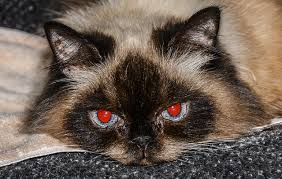
%> input picture ojos5.jpg, 282 x 179 px
$ octave coloreyechanger.m   (GNU Octave 9; MATLAB toolbox functions it lacks are replaced by stand-ins)
%> lines starting %> are read from the running program, lines starting %| are printed output that depends on the picture; in (x1, y1, x2, y2) boxes, pixels count from 0 and x2, y2 are one past the last pixel; in counts of white or black regions, pixels touching at a corner belong together; the program's own positions count from 1
img=imread('ojos5.jpg');
%> img is the input picture: size 179x282x3 uint8; mean R, G, B 106.5, 92.1, 81.3
figure(); imshow(img);
%Imagen a LAB para separar color
imLAB=rgb2lab(img);
%> imLAB: size 179x282x3 double; mean of channels 1, 2, 3 39.1, 4.1, 8.2
L=imLAB(:,:,1);
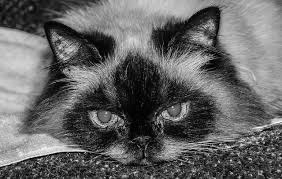
%> L: size 179x282 double; min 0, max 98.87, mean 39.1; drawn with min black and max white
A=imLAB(:,:,2);
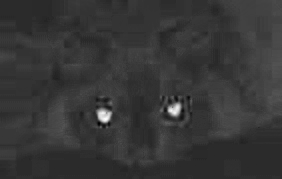
%> A: size 179x282 double; min -13.25, max 67.13, mean 4.1; drawn with min black and max white
B=imLAB(:,:,3);
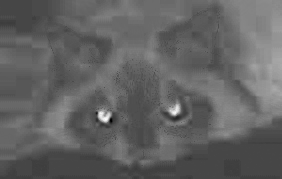
%> B: size 179x282 double; min -24.89, max 60.55, mean 8.2; drawn with min black and max white

color=0;
%Seleccionar el color a separar
if color==0
    prompt = 'Que tipo de rango quieres ';
    color = input(prompt);
%> the answer given: 3
end

switch color
    %muestra = figurascool.png
    case 1
        Lmin = 0 ; Lmax=100;
        Amin = -20 ; Amax=20;
        Bmin = 70 ; Bmax=100;
    %ojos.jpg
    case 2
        Lmin = 0 ; Lmax=100;
        Amin = 40 ; Amax=60;
        Bmin = -0.1 ; Bmax=0.1;
   %ojos2.jpg
    case 3
        Lmin = 0 ; Lmax=100;
        Amin = 40 ; Amax=60;
Bmin = -0.1 ; Bmax=0.1;
%ojos3.jpg
case 4
Lmin = 0 ; Lmax=100;
Amin = 40 ; Amax=60;
Bmin = -0.1 ; Bmax=0.1;
%ojos4.jpg
case 5
Lmin = 0 ; Lmax=100;
Amin = 40 ; Amax=60;
Bmin = -0.1 ; Bmax=0.1;
end

%Separacion de color con los rangos ya establecidos
mask=((L>=Lmin)&(L<=Lmax));
%> mask: size 179x282 logical; every value is 1
maskSV=((A>=Amin)&(A<=Amax))|((B>=Bmin)&(B<=Bmax))& mask;
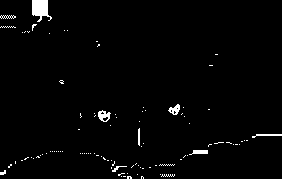
%> maskSV: size 179x282 logical; 1.9% white; 100 white regions (90 under 20 px), largest, box (x1, y1, x2, y2) and area: (32, 0, 52, 22) 281, (98, 110, 111, 122) 91, (168, 104, 180, 115) 73
maskSV2=((A>=Amin)&(A<=Amax))&((B>=Bmin)&(B<=Bmax))&mask;
%> maskSV2: size 179x282 logical; every value is 0
maskSV=maskSV-maskSV2;
mask3CH=cat(3,maskSV,maskSV,maskSV);
%> mask3CH: size 179x282x3 double; mean of channels 1, 2, 3 0.019, 0.019, 0.019
colorfilt=img;
colorfilt(mask3CH==0)=0;
%> colorfilt: size 179x282x3 uint8; mean of channels 1, 2, 3 1.5, 1, 1
figure(); imshow(colorfilt,[]); title('Color requerido separado');
colorfilt_gray=rgb2gray(colorfilt); %convertir a niveles de gris
figure(); imshow(colorfilt_gray, []);
switch color
case 1
mask_final=(colorfilt_gray>200) & (colorfilt_gray<250); %aislar pixeles en un rango
case 2
mask_final=(colorfilt_gray>50) & (colorfilt_gray<90);
case 3
mask_final=(colorfilt_gray>0) ;
case 4
mask_final=(colorfilt_gray>40) & (colorfilt_gray<100);
case 5
mask_final=(colorfilt_gray>0) ;
end
mask_final=bwmorph(mask_final, 'Majority', 9); %eliminar pixeles aislados
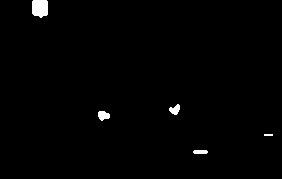
%> mask_final: size 179x282 logical; 0.98% white; 5 white regions (1 under 20 px), largest, box (x1, y1, x2, y2) and area: (32, 0, 48, 18) 256, (98, 111, 110, 121) 88, (169, 104, 180, 115) 76, (193, 150, 208, 154) 56
mask_final=imdilate(mask_final, strel('sphere',2)); %dilatacion
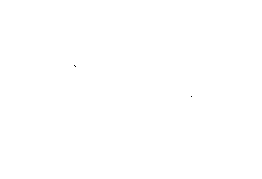
%> mask_final: size 179x262 logical; 100% white; black in thin lines or dots, all inside (x1, y1, x2, y2) = (74, 65, 192, 97)
figure(); imshow(mask_final, [])
mask_final_3d=repmat(mask_final, [1 1 3]); %crear mascara de 3 bandas
%> (the run ends here)

$ run again, with ojos2.jpg copied over ojos5.jpg
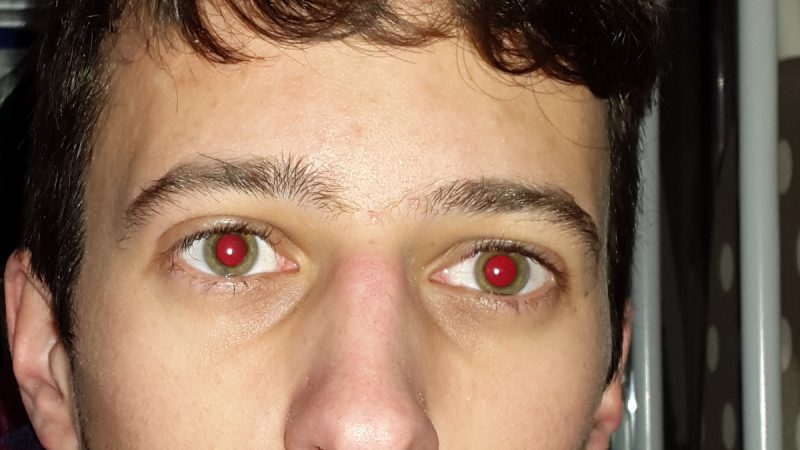
%> input picture ojos2.jpg, 800 x 450 px
%> img is the input picture: size 450x800x3 uint8; mean R, G, B 141.3, 113.5, 92.6
%> imLAB: size 450x800x3 double; mean of channels 1, 2, 3 48.5, 7.7, 15.2
%> mask: size 450x800 logical; every value is 1
%> `maskSV=((A>=Amin)&(A<=Amax))|((B>=Bmin)&(B<=Bmax))& mask;`:
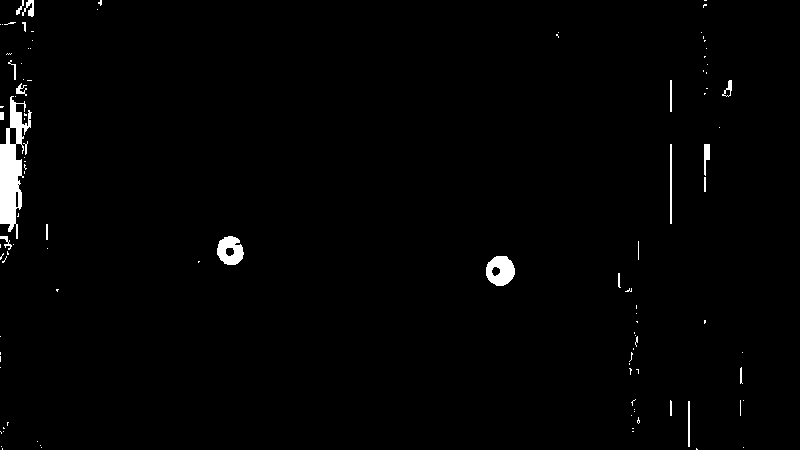
%> maskSV: size 450x800 logical; 1.3% white; 105 white regions (84 under 20 px), largest, box (x1, y1, x2, y2) and area: (0, 96, 32, 239) 2122, (486, 256, 515, 286) 630, (217, 236, 244, 265) 542
%> maskSV2: size 450x800 logical; every value is 0
%> mask3CH: size 450x800x3 double; mean of channels 1, 2, 3 0.0131, 0.0131, 0.0131
%> colorfilt: size 450x800x3 uint8; mean of channels 1, 2, 3 0.6, 0.2, 0.2
%> `mask_final=imdilate(mask_final, strel('sphere',2));`:
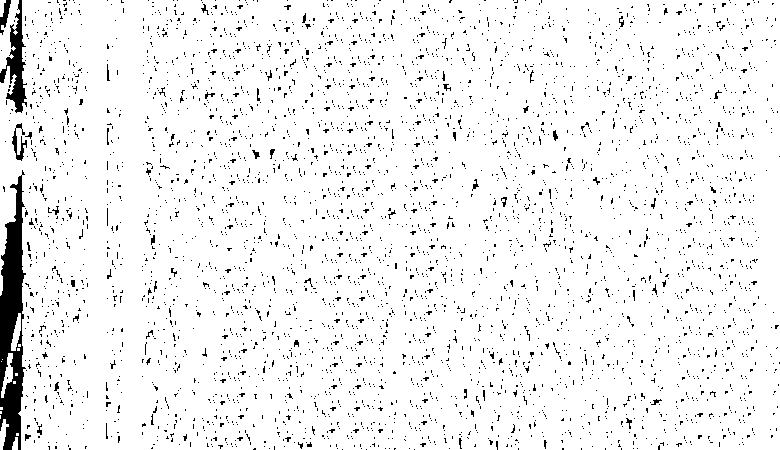
%> mask_final: size 450x780 logical; 94.6% white; 4253 black regions (4210 under 20 px), largest, box (x1, y1, x2, y2) and area: (0, 170, 26, 450) 4333, (0, 0, 27, 113) 1185, (12, 123, 27, 161) 206

$ run again, with ojos4.jpg copied over ojos5.jpg
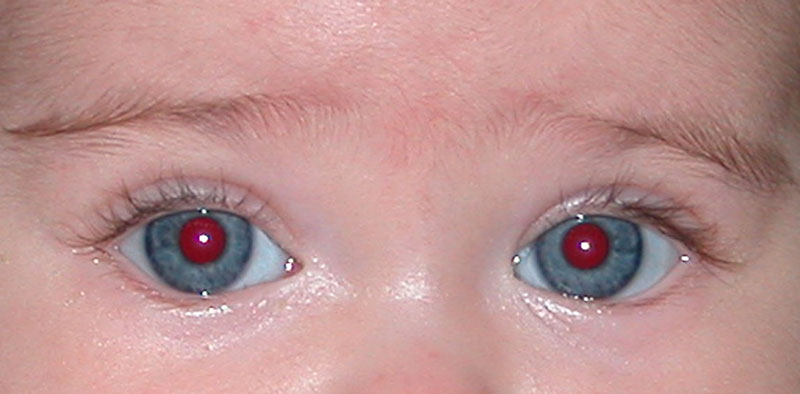
%> input picture ojos4.jpg, 800 x 394 px
%> img is the input picture: size 394x800x3 uint8; mean R, G, B 188, 146.5, 144.9
%> imLAB: size 394x800x3 double; mean of channels 1, 2, 3 64.4, 15.4, 7
%> mask: size 394x800 logical; every value is 1
%> `maskSV=((A>=Amin)&(A<=Amax))|((B>=Bmin)&(B<=Bmax))& mask;`:
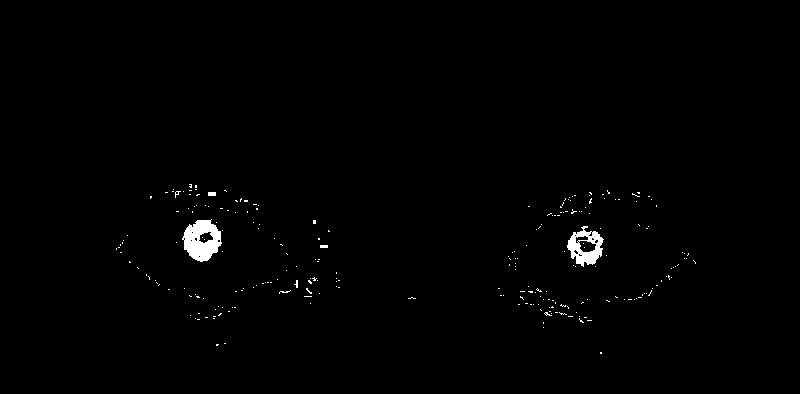
%> maskSV: size 394x800 logical; 0.81% white; 245 white regions (241 under 20 px), largest, box (x1, y1, x2, y2) and area: (182, 219, 222, 262) 1096, (567, 226, 604, 267) 759, (208, 192, 216, 196) 32, (320, 245, 328, 248) 24
%> maskSV2: size 394x800 logical; 0% white in thin lines or dots, all inside (x1, y1, x2, y2) = (194, 231, 593, 254)
%> mask3CH: size 394x800x3 double; mean of channels 1, 2, 3 0.00813, 0.00813, 0.00813
%> colorfilt: size 394x800x3 uint8; mean of channels 1, 2, 3 1.1, 0.5, 0.6
%> `mask_final=imdilate(mask_final, strel('sphere',2));`:
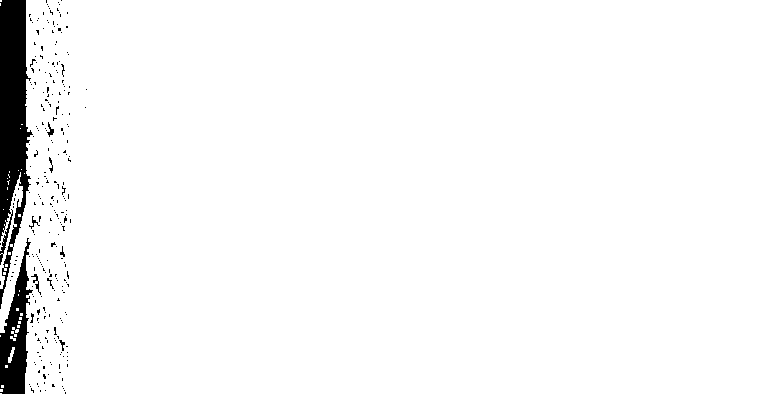
%> mask_final: size 394x780 logical; 96.9% white; 270 black regions (260 under 20 px), largest, box (x1, y1, x2, y2) and area: (0, 0, 33, 309) 6043, (0, 238, 33, 394) 2489, (31, 274, 41, 295) 54
